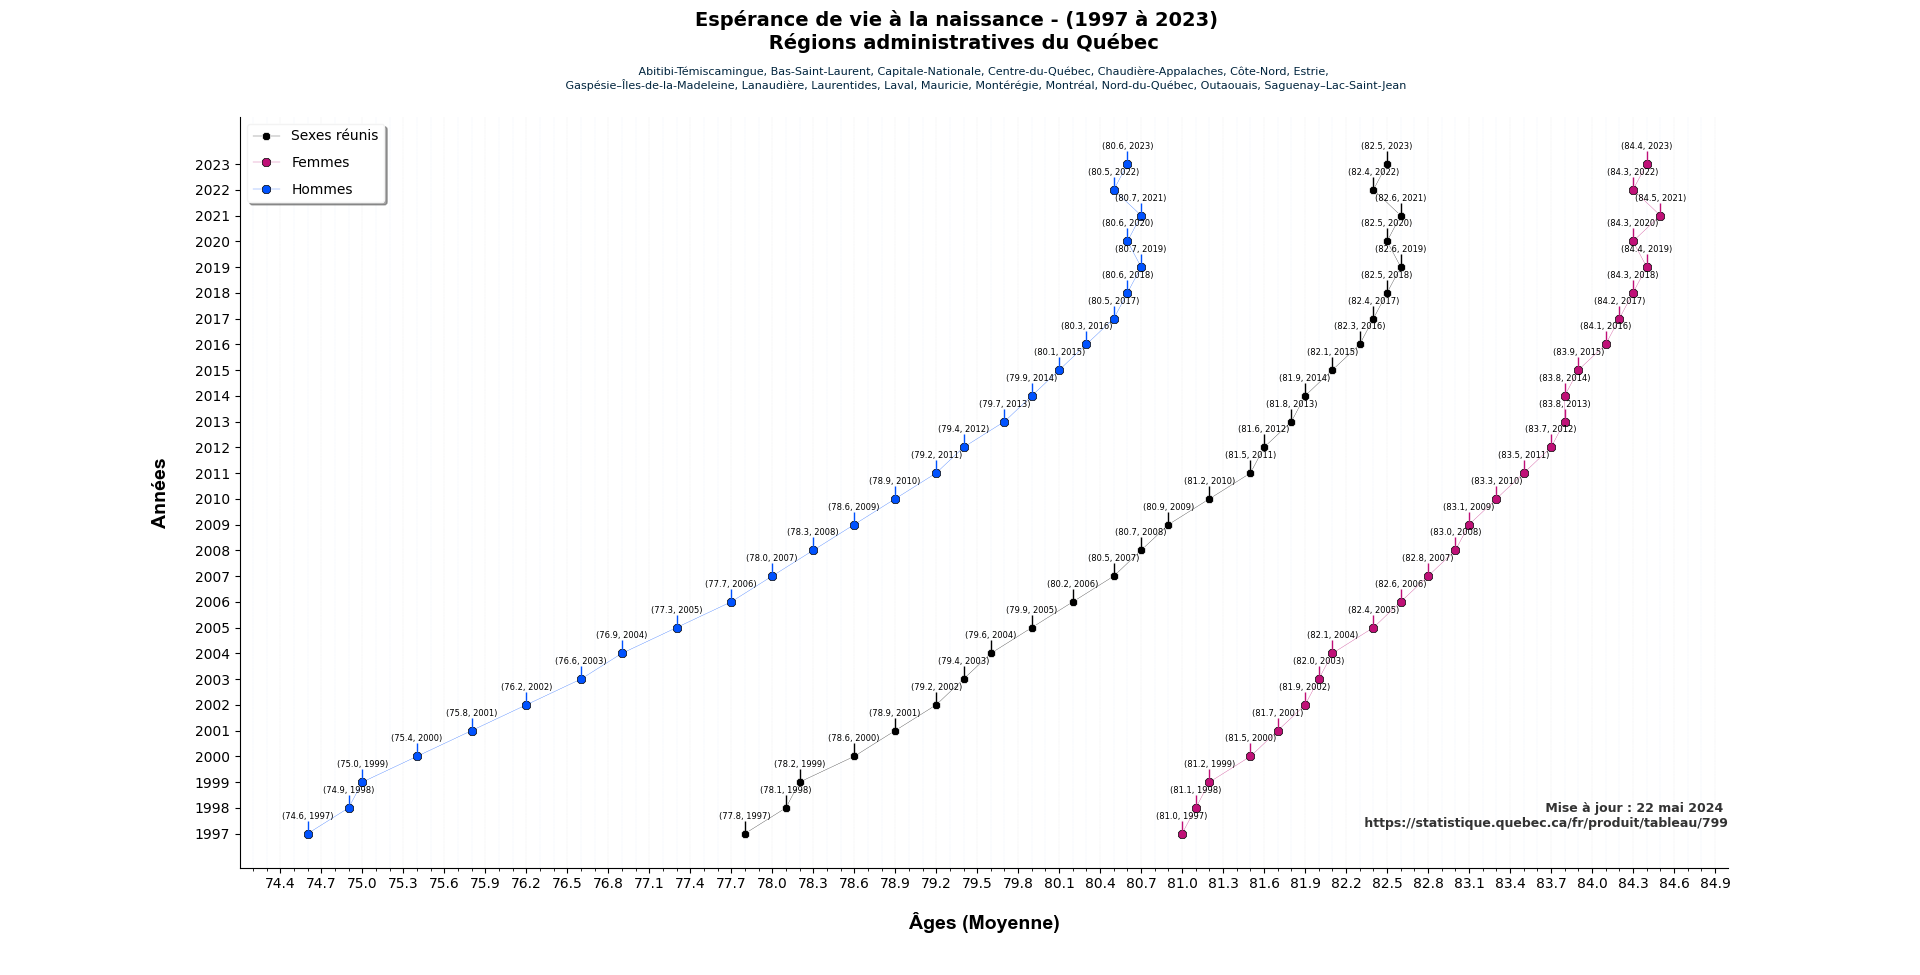

Generate this figure with Python:
import matplotlib.pyplot as plt
import numpy as np
from matplotlib.font_manager import weight_dict
from matplotlib.ticker import MultipleLocator, AutoMinorLocator

"https://color-hex.org/"
"https://statistique.quebec.ca/fr/produit/tableau/esperance-de-vie-a-la-naissance-selon-le-sexe-par-region-administrative-quebec#tri_sexe=44591"

# X data = Moyenne d'age
x = [77.8, 78.1, 78.2, 78.6, 78.9, 79.2, 79.4, 79.6, 79.9, 80.2, 80.5, 80.7, 80.9, 81.2, 81.5, 81.6, 81.8, 81.9, 82.1,
     82.3, 82.4, 82.5, 82.6, 82.5, 82.6, 82.4, 82.5]

xf = [81.0, 81.1, 81.2, 81.5, 81.7, 81.9, 82.0, 82.1, 82.4, 82.6, 82.8, 83.0, 83.1, 83.3, 83.5, 83.7, 83.8, 83.8, 83.9,
     84.1, 84.2, 84.3, 84.4, 84.3, 84.5, 84.3, 84.4]

xh = [74.6, 74.9, 75.0, 75.4, 75.8, 76.2, 76.6, 76.9, 77.3, 77.7, 78.0, 78.3, 78.6, 78.9, 79.2, 79.4, 79.7, 79.9, 80.1,
      80.3, 80.5, 80.6, 80.7, 80.6, 80.7, 80.5, 80.6]

# Y  Annees
y = list(range(1997, 2024))
year_range = range(1997, 2024)  # From 1997 to 2023 (inclusive)
plt.yticks(year_range)

# Sexes réunis
plt.plot(x, y,
        label='Sexes réunis',
        color='black',
        linewidth='0.2',
        marker='8',
        markerfacecolor='#000000',
        markersize= '6',
        markeredgewidth = 0.5,  # border width
        markeredgecolor = 'white',  # border color
         )
# Femmes - color : https://color-hex.org/color/bf1077
plt.plot(xf, y,
        label='Femmes',
        color='#bf1077',
        linewidth='0.2',
        marker='8',
        markerfacecolor='#bf1077',
        markersize= '6',
        markeredgewidth = 0.5,  # border width
        markeredgecolor = 'black',  # border color
         )

# Hommes - color : https://color-hex.org/color/0052ff
plt.plot(xh, y,
        label='Hommes',
        color='#0052ff',
        linewidth='0.2',
        marker='8',
        markerfacecolor='#0052ff',
        markersize= '6',
        markeredgewidth = 0.5,  # border width
        markeredgecolor = 'black',  # border color
         )


# Markers Enhancement

offset = 0.5  # Vertical offset for annotations

# Sexes réunis
for i in range(len(x)):
    # Add annotation
    plt.text(x[i], y[i] + offset,
             f'({x[i]}, {y[i]})',
             fontsize=6, ha='center', va='bottom',
             color='black')

    # Add vertical line
    plt.vlines(x[i], ymin=y[i], ymax=y[i] + offset,
             colors='black',
             linestyles='solid',
             linewidth=1)
# Femmes
for i in range(len(xf)):
    # Add annotation
    plt.text(xf[i], y[i] + offset,
             f'({xf[i]}, {y[i]})',
             fontsize=6, ha='center', va='bottom',
             color='black')

    # Add vertical line
    plt.vlines(xf[i], ymin=y[i], ymax=y[i] + offset,
             colors='#bf1077',
             linestyles='solid',
             linewidth=1)

# Hommes
for i in range(len(xh)):
    # Add annotation
    plt.text(xh[i], y[i] + offset,
             f'({xh[i]}, {y[i]})',
             fontsize=6, ha='center', va='bottom',
             color='black')

    # Add vertical line
    plt.vlines(xh[i], ymin=y[i], ymax=y[i] + offset,
             colors='#0052ff',
             linestyles='solid',
             linewidth=1)


### Graph enhancement
plt.suptitle ('Espérance de vie à la naissance - (1997 à 2023) \n Régions administratives du Québec', y=0.99, fontsize= 14, color= 'black', weight='bold',)
plt.title('\n Abitibi-Témiscamingue, Bas-Saint-Laurent, Capitale-Nationale, Centre-du-Québec, Chaudière-Appalaches, Côte-Nord, Estrie, \n Gaspésie–Îles-de-la-Madeleine, Lanaudière, Laurentides, Laval, Mauricie, Montérégie, Montréal, Nord-du-Québec, Outaouais, Saguenay–Lac-Saint-Jean',
            fontsize=8,
            ha='center',
            color='#00243d',
            pad=20
          )
plt.xlabel(
    'Âges (Moyenne)',
            labelpad=15,
            fontdict={'fontname': 'Arial'},
            fontsize= 14,
            color='black',
            weight='bold'
            )

plt.ylabel(
    'Années',
            labelpad=18,
            fontdict={'fontname': 'Arial'},
            fontsize= 14,
            color='black',
            weight='bold'
            )

#watermark
plt.text(1, 0.05, ' Mise à jour : 22 mai 2024 \n https://statistique.quebec.ca/fr/produit/tableau/799',
            alpha=0.8,
            fontsize=9,
            weight='bold',
            rotation=00,
            ha='right',
            va='bottom',
            transform=plt.gca().transAxes
            )

# Add a legend with custom frame colors and transparency
legend = plt.legend(
            loc='upper left',
            shadow=True,
            edgecolor='#f3f3f3',
            frameon=True,
            framealpha=1,
            fancybox=True,
            labelspacing=0.9,
            )

# Customize the face color of the legend (background)
legend.get_frame().set_facecolor('white')

# Enable major and minor grids for x-axis only
plt.grid(axis='x', which='major', color='#00243d', linewidth=0.1, alpha=0.3, linestyle='--')
plt.grid(axis='x', which='minor', color='#007acc', linewidth=0.1, alpha=0.3, linestyle='--')

ax = plt.gca()

# Set major ticks every 0.3 units
ax.xaxis.set_major_locator(MultipleLocator(0.3))
# Set minor ticks every 0.1 units
ax.xaxis.set_minor_locator(MultipleLocator(0.1))
# Format x-axis to show 1 decimal place
ax.xaxis.set_major_formatter(plt.FormatStrFormatter('%.1f'))

ax.xaxis.grid(True)
ax.yaxis.grid(False)

# graph border - spines
ax.spines['top'].set_visible(False)   # Hide the top spine
ax.spines['right'].set_visible(False)  # Hide the left spine




plt.show()
